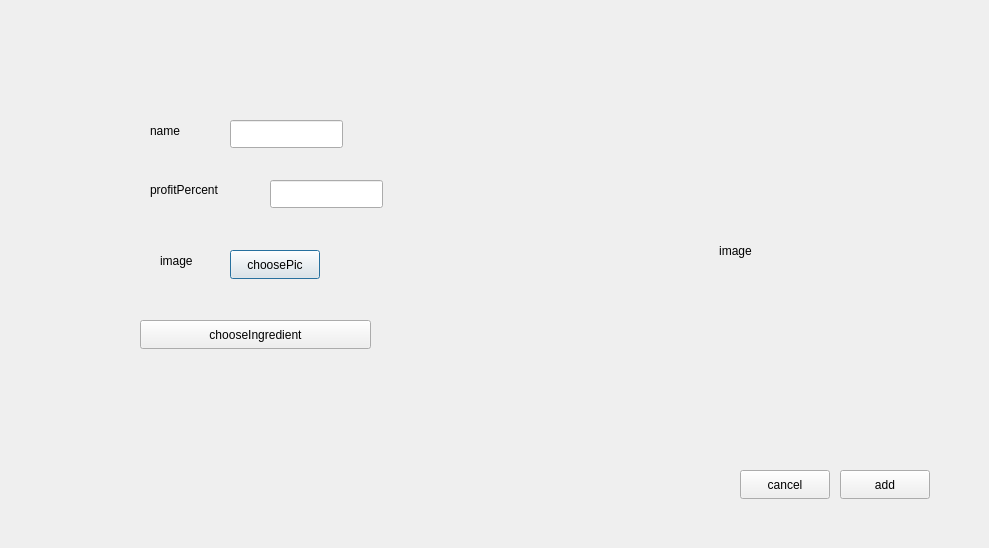
<?xml version="1.0" encoding="UTF-8"?>
<ui version="4.0">
 <class>AddCakeDialog</class>
 <widget class="QDialog" name="AddCakeDialog">
  <property name="geometry">
   <rect>
    <x>0</x>
    <y>0</y>
    <width>989</width>
    <height>548</height>
   </rect>
  </property>
  <property name="windowTitle">
   <string>Dialog</string>
  </property>
  <widget class="QLabel" name="label">
   <property name="geometry">
    <rect>
     <x>150</x>
     <y>120</y>
     <width>63</width>
     <height>21</height>
    </rect>
   </property>
   <property name="text">
    <string>name</string>
   </property>
  </widget>
  <widget class="QLabel" name="label_3">
   <property name="geometry">
    <rect>
     <x>150</x>
     <y>180</y>
     <width>111</width>
     <height>20</height>
    </rect>
   </property>
   <property name="text">
    <string>profitPercent</string>
   </property>
  </widget>
  <widget class="QLabel" name="label_2">
   <property name="geometry">
    <rect>
     <x>160</x>
     <y>240</y>
     <width>63</width>
     <height>41</height>
    </rect>
   </property>
   <property name="text">
    <string>image</string>
   </property>
  </widget>
  <widget class="QPushButton" name="choosePic">
   <property name="geometry">
    <rect>
     <x>230</x>
     <y>250</y>
     <width>90</width>
     <height>29</height>
    </rect>
   </property>
   <property name="text">
    <string>choosePic</string>
   </property>
  </widget>
  <widget class="QLineEdit" name="lineEditName">
   <property name="geometry">
    <rect>
     <x>230</x>
     <y>120</y>
     <width>113</width>
     <height>28</height>
    </rect>
   </property>
  </widget>
  <widget class="QLineEdit" name="lineEditProfit">
   <property name="geometry">
    <rect>
     <x>270</x>
     <y>180</y>
     <width>113</width>
     <height>28</height>
    </rect>
   </property>
  </widget>
  <widget class="QLabel" name="labelPicture">
   <property name="geometry">
    <rect>
     <x>520</x>
     <y>80</y>
     <width>431</width>
     <height>341</height>
    </rect>
   </property>
   <property name="text">
    <string>image</string>
   </property>
   <property name="alignment">
    <set>Qt::AlignmentFlag::AlignCenter</set>
   </property>
  </widget>
  <widget class="QPushButton" name="chooseIngredientsBtn">
   <property name="geometry">
    <rect>
     <x>140</x>
     <y>320</y>
     <width>231</width>
     <height>29</height>
    </rect>
   </property>
   <property name="text">
    <string>chooseIngredient</string>
   </property>
  </widget>
  <widget class="QPushButton" name="addCakeBtn">
   <property name="geometry">
    <rect>
     <x>840</x>
     <y>470</y>
     <width>90</width>
     <height>29</height>
    </rect>
   </property>
   <property name="text">
    <string>add</string>
   </property>
  </widget>
  <widget class="QPushButton" name="cancelBtn">
   <property name="geometry">
    <rect>
     <x>740</x>
     <y>470</y>
     <width>90</width>
     <height>29</height>
    </rect>
   </property>
   <property name="text">
    <string>cancel</string>
   </property>
  </widget>
 </widget>
 <resources/>
 <connections/>
</ui>
